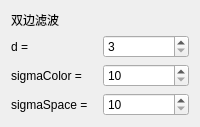
           <widget class="QWidget" name="page_9">
            <layout class="QVBoxLayout" name="verticalLayout_8">
             <item>
              <widget class="QLabel" name="label_22">
               <property name="text">
                <string>双边滤波</string>
               </property>
              </widget>
             </item>
             <item>
              <layout class="QHBoxLayout" name="horizontalLayout_19">
               <item>
                <widget class="QLabel" name="label_23">
                 <property name="text">
                  <string>d = </string>
                 </property>
                </widget>
               </item>
               <item>
                <widget class="QSpinBox" name="spinBox_12">
                 <property name="minimum">
                  <number>3</number>
                 </property>
                 <property name="maximum">
                  <number>11</number>
                 </property>
                 <property name="singleStep">
                  <number>2</number>
                 </property>
                </widget>
               </item>
              </layout>
             </item>
             <item>
              <layout class="QHBoxLayout" name="horizontalLayout_17">
               <item>
                <widget class="QLabel" name="label_20">
                 <property name="text">
                  <string>sigmaColor = </string>
                 </property>
                </widget>
               </item>
               <item>
                <widget class="QSpinBox" name="spinBox_10">
                 <property name="minimum">
                  <number>10</number>
                 </property>
                 <property name="maximum">
                  <number>100</number>
                 </property>
                 <property name="singleStep">
                  <number>1</number>
                 </property>
                </widget>
               </item>
              </layout>
             </item>
             <item>
              <layout class="QHBoxLayout" name="horizontalLayout_18">
               <item>
                <widget class="QLabel" name="label_21">
                 <property name="text">
                  <string>sigmaSpace = </string>
                 </property>
                </widget>
               </item>
               <item>
                <widget class="QSpinBox" name="spinBox_11">
                 <property name="minimum">
                  <number>10</number>
                 </property>
                 <property name="maximum">
                  <number>100</number>
                 </property>
                 <property name="singleStep">
                  <number>1</number>
                 </property>
                </widget>
               </item>
              </layout>
             </item>
            </layout>
           </widget>
